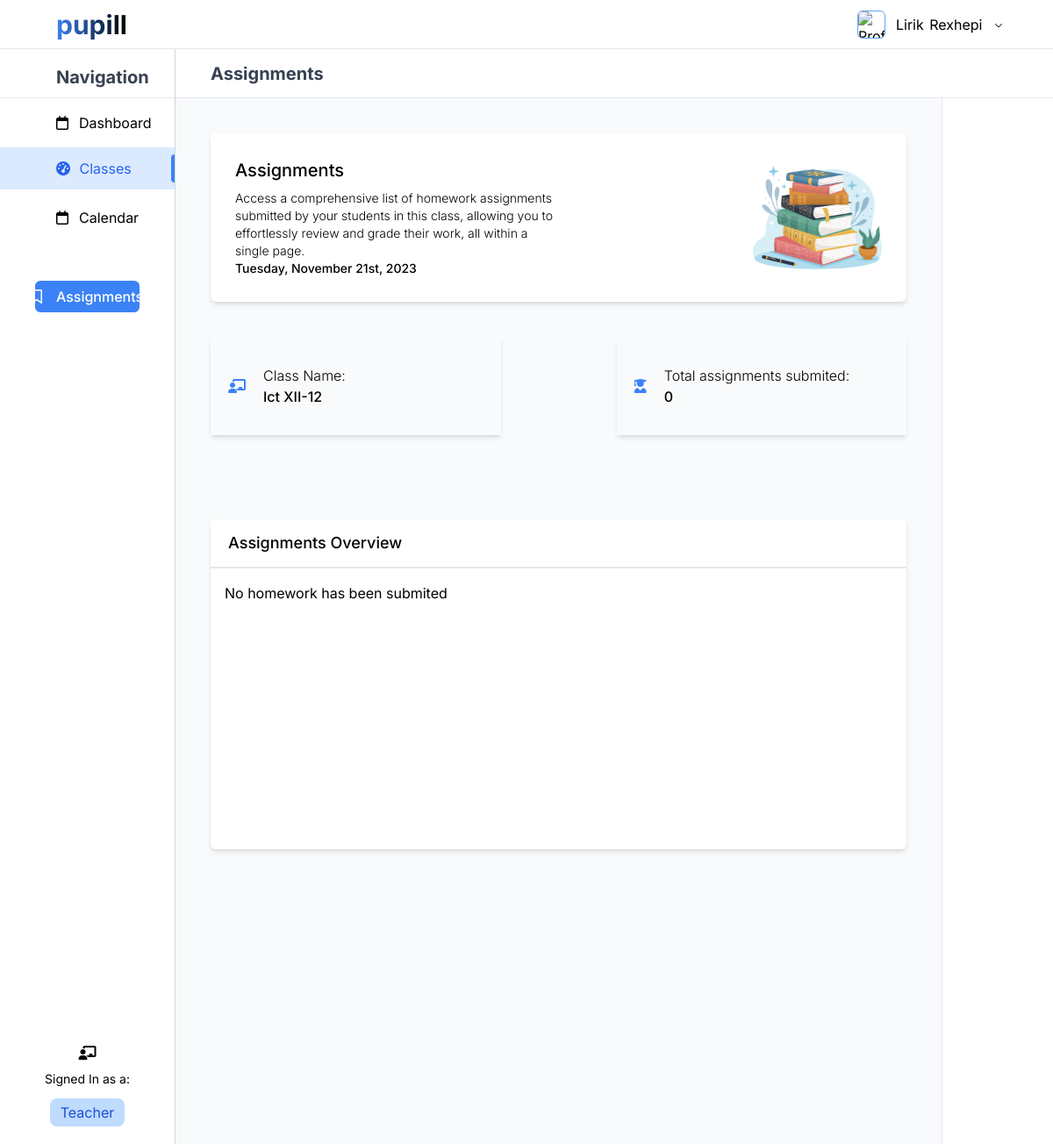
The page /dashboards/teacher_dashboard/assignments.php?classId=24 (signed in) on the database its author committed.
### tables this page shows
CREATE TABLE `teachers` (
  `teacher_id` int(255) NOT NULL,
  `teacher_name` varchar(255) NOT NULL,
  `teacher_surname` varchar(255) NOT NULL,
  `teacher_email` varchar(255) NOT NULL,
  `teacher_password` varchar(255) NOT NULL,
  `teacher_subject` varchar(255) NOT NULL,
  `teacher_gender` varchar(255) DEFAULT NULL,
  `school_id` varchar(255) NOT NULL,
  `created_at` timestamp(6) NULL DEFAULT NULL,
  `updated_at` timestamp(6) NULL DEFAULT NULL ON UPDATE current_timestamp(6)
);

CREATE TABLE `classes` (
  `class_id` int(255) NOT NULL,
  `class_name` varchar(255) NOT NULL,
  `class_headTeacher` varchar(255) NOT NULL,
  `class_subjectCount` varchar(255) NOT NULL,
  `school` varchar(255) NOT NULL,
  `class_code` varchar(255) NOT NULL,
  `created_at` datetime(6) NOT NULL,
  `updated_at` datetime(6) DEFAULT NULL ON UPDATE current_timestamp(6)
);

### dashboards/teacher_dashboard/assignments.php (the view, shortened to what this page needs)
<?php
include_once '../../db_connection/config.php';
$class_id = $_GET['classId'];
$sql = "SELECT * FROM teachers WHERE teacher_id = ? ";
$stmt = $con->prepare($sql);
$stmt->bindParam(1, $_SESSION['id']);
$stmt->execute();
$data = $stmt->fetch();
$sql = "SELECT * FROM completed_homework WHERE homework_subject = ?  AND homework_ClassID = ?";
$stmt = $con->prepare($sql);
$stmt->bindParam(1, $data['teacher_subject']);
$stmt->bindParam(2, $class_id);
$stmt->execute();
$dataHomework = $stmt->fetchAll();
$numAssignments = $stmt->rowCount();
$sql = "SELECT class_name FROM classes WHERE class_id = ? ";
$stmt = $con->prepare($sql);
$stmt->bindParam(1, $class_id);
$stmt->execute();
$className = $stmt->fetch();
?>
<!DOCTYPE html>
<html lang="en">
<head>
    <script src="https://cdn.tailwindcss.com"></script>
</head>
<body style="font-family: 'Inter'">
    <div class=" flex flex-row">
        <div class="flex w-1/6 h-screen flex-col">
            <div class="flex items-center w-full h-14 py-5 border-b  border-gray-200">
                <div class="ml-16">
                    <p onclick="window.location.href='../../index.html'" class="text-3xl font-bold bg-gradient-to-r from-blue-500 to-black text-transparent bg-clip-text cursor-pointer inline-block">pupill</p>
                </div>
            </div>
            <div class="flex justify-between flex-col h-full border-r border-gray-300">
                <div class="flex mt-2">
                    <ul class=" w-full">
                        <li class="flex items-center w-full h-12 border-b border-gray-200 justify-start  ">
                            <span class="ml-16 font-bold text-xl text-gray-700">Navigation</span>
                        </li>
                        <li onclick="window.location.href='teacherDashboard.php'" style="font-family: 'Inter', sans-serif;" class="flex flex-row items-center font-regular pl-16 py-2 my-2 text-md cursor-pointer hover:text-blue-600 transition-colors duration-300">
                            <i class="far fa-calendar mr-3"></i>
                            <span class="hover:text-blue-500">Dashboard</span>
                        </li>
                        <li onclick="window.location.href='teacherClass.php'" style="font-family: 'Inter', sans-serif;" class="flex flex-row items-center bg-blue-100 pl-16 py-2 font-regular text-md flex justify-between items-center cursor-pointer text-blue-600">
                            <div>
                                <i class="fas fa-tachometer-alt mr-1.5"></i>
                                <span>Classes</span>
                            </div>
                            <div class="bg-blue-500 h-8 w-1 rounded-l-lg "></div>
                        </li>
                        <li style="font-family: 'Inter', sans-serif;" class="flex flex-row items-center font-regular pl-16 py-2 my-3 text-md cursor-pointer hover:text-blue-600 transition-colors duration-300">
                            <i class="far fa-calendar mr-3"></i>
                            <span class="hover:text-blue-500">Calendar</span>
                        </li>
                        <div class="w-fill flex items-center justify-center">
                            <li onclick="window.location.href='assignments.php?classId=<?= urlencode($dataClass['class_id']) ?>'" style="font-family: 'Inter', sans-serif;" class="mt-10 w-3/5 flex flx-row items-center justify-center text-white bg-blue-500 font-medium rounded-md py-1 px-4 border-2 border-solid border-blue-500 hover:border-blue-600 hover:bg-blue-600 transition duration-300 ease-in-out cursor-pointer">
                                <i class="far fa-bookmark mr-4"></i>
                                <span>Assignments</span>
                            </li>
                        </div>
                    </ul>
                </div>
                <div class="flex flex-col justify-center items-center m-5 ">
                    <i class="fas fa-chalkboard-teacher mb-3"></i>
                    <p style="font-family: 'Inter', sans-serif;" class="mb-3 text-sm">Signed In as a:</p>
                    <p style="font-family: 'Inter', sans-serif;" class="bg-blue-200 text-blue-700 rounded-lg px-3 py-1">Teacher</p>
                </div>
            </div>
        </div>
        <div class="flex w-5/6 h-screen flex-col">
            <div class="flex items-center w-full h-14 py-5 border-b border-gray-200 justify-end">
                <div class="flex flex-row mr-14 items-center">
                    <img class="w-8 h-8 border mr-3 rounded-md border-blue-400" src="../../resources/icons/school.png" alt="Profile Picture">
                    <div class="relative inline-block">
                        <div class="cursor-pointer" onclick="showDropdown()">
                            <span class="cursor-pointer mr-0.5"><?= $data['teacher_name'] ?></span>
                            <span class="cursor-pointer"><?= $data['teacher_surname'] ?></span>
                            <svg xmlns="http://www.w3.org/2000/svg" class="h-3 w-3 inline-block ml-2" fill="none" viewBox="0 0 24 24" stroke="currentColor">
                                <path stroke-linecap="round" stroke-linejoin="round" stroke-width="2" d="M19 9l-7 7-7-7" />
                            </svg>
                        </div>
                    </div>
                </div>
            </div>
            <div class="flex items-center w-full h-14 py-5 border-b border-gray-200 justify-start  ">
                <span class="ml-10 font-bold text-xl text-gray-700">Assignments</span>
            </div>
            <div class="flex flex-row w-full h-200 overflow-scroll overflow-x-hidden">
                <div class="flex flex-col w-4/4 bg-slate-50">
                    <div class="w-fill h-48 mx-10 mt-10 rounded-md bg-white shadow-md p-7 flex flex-row justify-between">
                        <div class="flex flex-col w-3/6 h-full justify-between">
                            <div>
                                <p class="text-xl font-medium">Assignments</p>
                                <p class="text-sm font-light mt-2">Access a comprehensive list of homework assignments submitted by your students in this class, allowing you to effortlessly review and grade their work, all within a single page.</p>
                            </div>
                            <div>
                                <p class="text-sm font-medium "> <?php echo date('l, F jS, Y'); ?></p>
                            </div>
                        </div>
                        <div class="flex justify-end items-center w-2/5">
                            <img class="w-2/4" src="../../resources/vectors/books.png" alt="Books">
                        </div>
                    </div>
                    <div class="w-fill h-28 m-10 rounded-md flex flex-row justify-between">
                        <div class="flex items-center shadow-md w-5/12 h-28">
                            <div class="flex flex-row items-center">
                                <i class="fas fa-chalkboard-teacher mx-5 text-blue-500"></i>
                                <div class="flex flex-col">
                                    <p class="text-md font-light">Class Name: </p>
                                    <p class="text-md font-medium"> <?= $className[0] ?></p>
                                </div>
                            </div>
                        </div>
                        <div class="flex items-center shadow-md w-5/12 h-28">
                            <div class="flex flex-row items-center">
                                <i class="fas fa-user-graduate mx-5 text-blue-500"></i>
                                <div class="flex flex-col">
                                    <p class="text-md font-light">Total assignments submited:</p>
                                    <p class="text-md font-medium"> <?= $numAssignments ?></p>
                                </div>
                            </div>
                        </div>
                    </div>
                    <div class="w-fill h-94 mx-10 my-14 rounded-md bg-white shadow-md flex flex-col">
                        <div class="border-b-2 w-full h-14 flex pl-5 items-center">
                            <p class="font-medium text-lg">Assignments Overview</p>
                        </div>
                        <div class="h-80 overflow-y-auto text-black h-fill">
                            <?php if ($dataHomework) : ?>
                                <ul class="divide-y divide-gray-200 h-full flex flex-wrap">
                                    <?php $count = 0; ?>
                                    <?php foreach ($dataHomework as $homework) : ?>
                                        <li onclick="openHomeworkModal('<?= $homework['homework_title'] ?>','<?= $homework['homework_description'] ?>','<?= $homework['homework_subject'] ?>','<?= $homework['homework_answer'] ?>','<?= $homework['studentFullname'] ?>')" class="py-4 flex w-1/4 border-2 h-1/4 rounded-md items-center">
                                            <span class="text-3xl">
                                                <i class="fas fa-chalkboard-teacher mx-5 text-blue-500"></i>
                                            </span>
                                            <div class="flex flex-col ml-3 items-center">
                                                <div class=" flex flex-row justify-evenly">
                                                    <p class="text-lg font-semibold text-black mr-2"><?= $homework['homework_title'] ?></p>
                                                </div>
                                                <p class="text-sm font-medium text-black"> <?= $homework['studentFullname'] ?></p>
                                            </div>
                                        </li>
                                    <?php endforeach; ?>
                                </ul>
                            <?php else : ?>
                                <p class="text-black p-4">No homework has been submited</p>
                            <?php endif; ?>
                        </div>
                    </div>
                </div>
                <div class="flex w-1/4 h-screen py-5 border-l border-gray-200 justify-center text-sm">
                    <div style="font-family: 'Inter'" class="w-full h-94 border-slate-100 px-4 text-sm" id='calendar'></div>
                </div>
            </div>
        </div>
    </div>
</body>
</html>

### rows shown on the page
teachers: teacher_name "Lirik", teacher_surname "Rexhepi"
classes: class_name "Ict XII-12"

### other values the page prints
$numAssignments "0"
